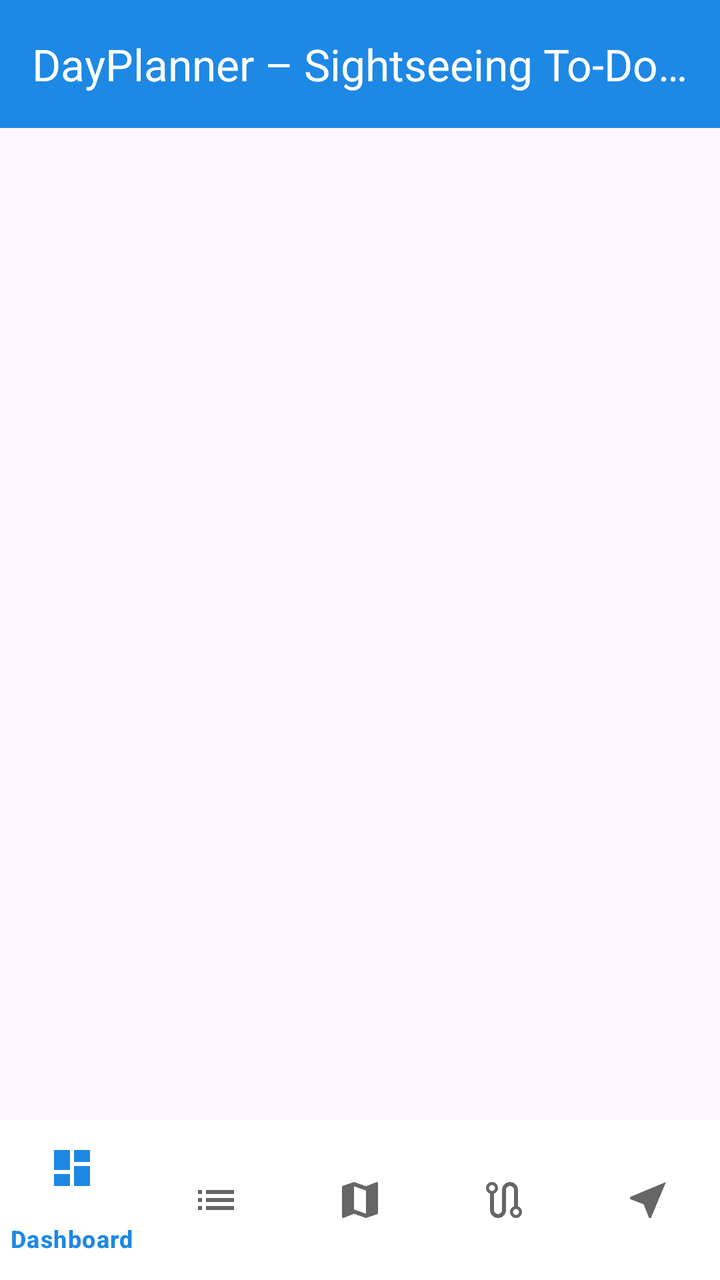
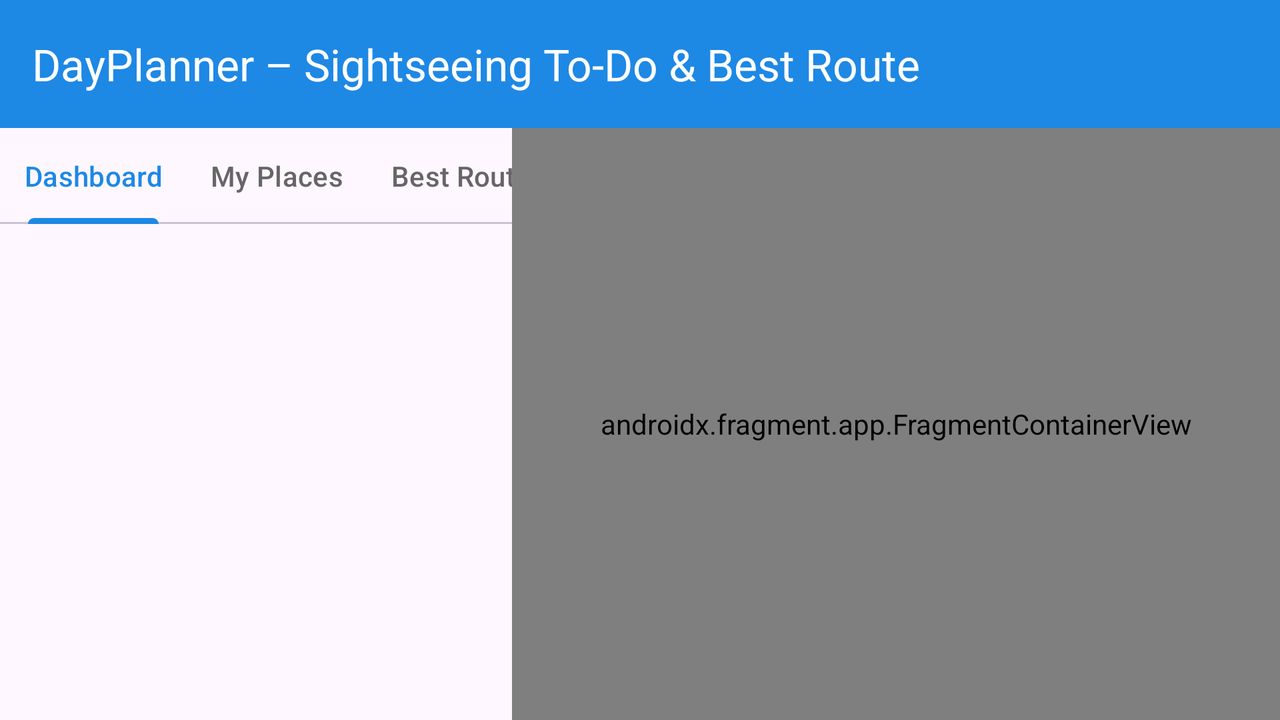

Compare how this app lays out the same screen by default and in its alternative resource folder. The renders come first, then the two layout files and the values they reference.
<!-- AndroidManifest.xml: application theme Theme.DAYPLANNER -->
<!-- res/layout/activity_main.xml -->
<?xml version="1.0" encoding="utf-8"?>
<androidx.constraintlayout.widget.ConstraintLayout xmlns:android="http://schemas.android.com/apk/res/android"
    xmlns:app="http://schemas.android.com/apk/res-auto"
    xmlns:tools="http://schemas.android.com/tools"
    android:id="@+id/mainLayout"
    android:layout_width="match_parent"
    android:layout_height="match_parent"
    tools:context=".MainActivity">

    
    <com.google.android.material.appbar.MaterialToolbar
        android:id="@+id/toolbar"
        android:layout_width="match_parent"
        android:layout_height="?attr/actionBarSize"
        android:background="@color/primary_blue"
        app:layout_constraintTop_toTopOf="parent"
        app:title="@string/app_full_name"
        app:titleCentered="false"
        app:titleTextColor="@color/white" />

    
    <com.google.android.material.progressindicator.LinearProgressIndicator
        android:id="@+id/progressBar"
        android:layout_width="match_parent"
        android:layout_height="wrap_content"
        android:indeterminate="true"
        android:visibility="gone"
        app:layout_constraintTop_toBottomOf="@id/toolbar" />

    
    <FrameLayout
        android:id="@+id/fragmentContainer"
        android:layout_width="match_parent"
        android:layout_height="0dp"
        app:layout_constraintBottom_toTopOf="@id/bottomNavigation"
        app:layout_constraintTop_toBottomOf="@id/progressBar" />

    
    <com.google.android.material.bottomnavigation.BottomNavigationView
        android:id="@+id/bottomNavigation"
        android:layout_width="match_parent"
        android:layout_height="wrap_content"
        android:background="@color/white"
        app:elevation="8dp"
        app:itemIconTint="@color/selector_nav_color"
        app:itemTextColor="@color/selector_nav_color"
        app:layout_constraintBottom_toBottomOf="parent"
        app:menu="@menu/bottom_nav_menu" />

</androidx.constraintlayout.widget.ConstraintLayout>
<!-- resources referenced by this layout -->
<resources>
  <color name="primary_blue">#1E88E5</color>
  <color name="white">#FFFFFFFF</color>
  <string name="app_full_name">DayPlanner – Sightseeing To-Do &amp; Best Route</string>
  <style name="Theme.DAYPLANNER" parent="Base.Theme.DAYPLANNER" />
  <style name="Base.Theme.DAYPLANNER" parent="Theme.Material3.DayNight.NoActionBar">
          <item name="colorPrimary">@color/primary_blue</item>
          <item name="colorPrimaryVariant">@color/primary_dark</item>
          <item name="colorOnPrimary">@color/white</item>
          <item name="colorSecondary">@color/secondary_teal</item>
          <item name="colorOnSecondary">@color/white</item>
          <item name="android:statusBarColor">@color/primary_dark</item>
      </style>
  <color name="primary_dark">#1565C0</color>
  <color name="secondary_teal">#00897B</color>
</resources>
<!-- res/layout-land/activity_main.xml (the repository's variant of the layout above) -->
<!-- drawn on the phone turned sideways -->
<?xml version="1.0" encoding="utf-8"?>

<androidx.constraintlayout.widget.ConstraintLayout xmlns:android="http://schemas.android.com/apk/res/android"
    xmlns:app="http://schemas.android.com/apk/res-auto"
    xmlns:tools="http://schemas.android.com/tools"
    android:id="@+id/mainLayout"
    android:layout_width="match_parent"
    android:layout_height="match_parent"
    tools:context=".MainActivity">

    
    <com.google.android.material.appbar.MaterialToolbar
        android:id="@+id/toolbar"
        android:layout_width="match_parent"
        android:layout_height="?attr/actionBarSize"
        android:background="@color/primary_blue"
        app:layout_constraintTop_toTopOf="parent"
        app:title="@string/app_full_name"
        app:titleCentered="false"
        app:titleTextColor="@color/white" />

    
    <com.google.android.material.progressindicator.LinearProgressIndicator
        android:id="@+id/progressBar"
        android:layout_width="match_parent"
        android:layout_height="wrap_content"
        android:indeterminate="true"
        android:visibility="gone"
        app:layout_constraintTop_toBottomOf="@id/toolbar" />

    
    <LinearLayout
        android:id="@+id/leftPanel"
        android:layout_width="0dp"
        android:layout_height="0dp"
        android:orientation="vertical"
        app:layout_constraintBottom_toBottomOf="parent"
        app:layout_constraintEnd_toStartOf="@id/rightMapPanel"
        app:layout_constraintStart_toStartOf="parent"
        app:layout_constraintTop_toBottomOf="@id/progressBar"
        app:layout_constraintWidth_percent="0.4">

        
        <com.google.android.material.tabs.TabLayout
            android:id="@+id/landTabLayout"
            android:layout_width="match_parent"
            android:layout_height="wrap_content"
            app:tabIndicatorColor="@color/primary_blue"
            app:tabMode="scrollable"
            app:tabSelectedTextColor="@color/primary_blue"
            app:tabTextColor="@color/text_secondary">

            <com.google.android.material.tabs.TabItem
                android:layout_width="wrap_content"
                android:layout_height="wrap_content"
                android:text="@string/tab_dashboard" />

            <com.google.android.material.tabs.TabItem
                android:layout_width="wrap_content"
                android:layout_height="wrap_content"
                android:text="@string/tab_places" />

            <com.google.android.material.tabs.TabItem
                android:layout_width="wrap_content"
                android:layout_height="wrap_content"
                android:text="@string/tab_route" />

            <com.google.android.material.tabs.TabItem
                android:layout_width="wrap_content"
                android:layout_height="wrap_content"
                android:text="@string/tab_nearby" />
        </com.google.android.material.tabs.TabLayout>

        
        <FrameLayout
            android:id="@+id/fragmentContainer"
            android:layout_width="match_parent"
            android:layout_height="match_parent" />
    </LinearLayout>

    
    <FrameLayout
        android:id="@+id/rightMapPanel"
        android:layout_width="0dp"
        android:layout_height="0dp"
        app:layout_constraintBottom_toBottomOf="parent"
        app:layout_constraintEnd_toEndOf="parent"
        app:layout_constraintStart_toEndOf="@id/leftPanel"
        app:layout_constraintTop_toBottomOf="@id/progressBar"
        app:layout_constraintWidth_percent="0.6">

        <androidx.fragment.app.FragmentContainerView
            android:id="@+id/rightMapContainer"
            android:name="com.example.dayplanner.fragments.MapFragment"
            android:layout_width="match_parent"
            android:layout_height="match_parent" />
    </FrameLayout>

</androidx.constraintlayout.widget.ConstraintLayout>
<!-- resources referenced by the variant -->
<!-- as the phone turned sideways resolves them -->
<resources>
  <color name="primary_blue">#1E88E5</color>
  <color name="text_secondary">#666666</color>
  <color name="white">#FFFFFFFF</color>
  <string name="app_full_name">DayPlanner – Sightseeing To-Do &amp; Best Route</string>
  <string name="tab_dashboard">Dashboard</string>
  <string name="tab_nearby">Nearby</string>
  <string name="tab_places">My Places</string>
  <string name="tab_route">Best Route</string>
  <style name="Theme.DAYPLANNER" parent="Base.Theme.DAYPLANNER" />
  <style name="Base.Theme.DAYPLANNER" parent="Theme.Material3.DayNight.NoActionBar">
          <item name="colorPrimary">@color/primary_blue</item>
          <item name="colorPrimaryVariant">@color/primary_dark</item>
          <item name="colorOnPrimary">@color/white</item>
          <item name="colorSecondary">@color/secondary_teal</item>
          <item name="colorOnSecondary">@color/white</item>
          <item name="android:statusBarColor">@color/primary_dark</item>
      </style>
  <color name="primary_dark">#1565C0</color>
  <color name="secondary_teal">#00897B</color>
</resources>
